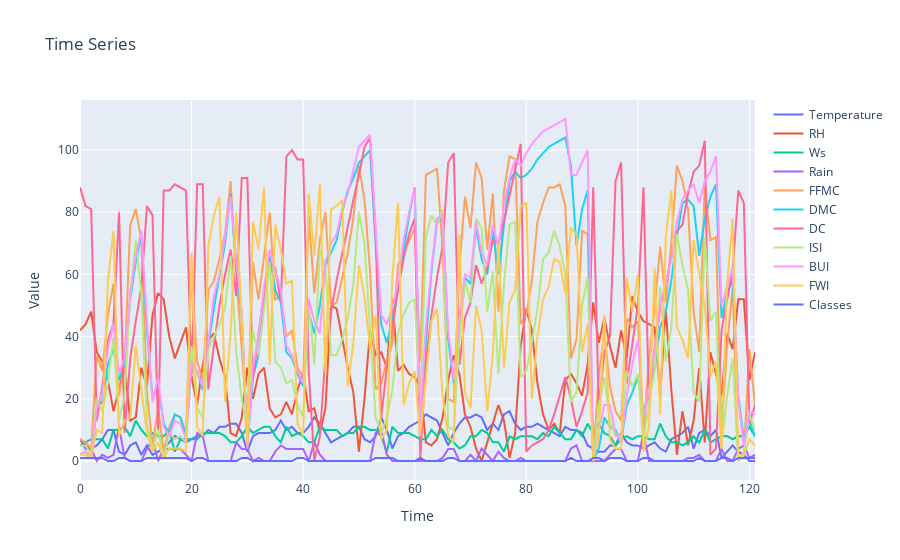

The cell this chart's notebook holds for it:
### Markdown cell above
#### Sidi bel abbes

### Code cell
fig = go.Figure()

for column in ns_df.columns:
    fig.add_trace(go.Scatter(x=ns_df.index, y=ns_df[column], mode="lines", name=column))

fig.update_layout(xaxis_title="Time", yaxis_title="Value", title="Time Series")

fig.show()
